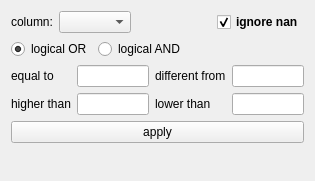
<?xml version="1.0" encoding="UTF-8"?>
<ui version="4.0">
 <class>Form</class>
 <widget class="QWidget" name="Form">
  <property name="geometry">
   <rect>
    <x>0</x>
    <y>0</y>
    <width>315</width>
    <height>181</height>
   </rect>
  </property>
  <property name="windowTitle">
   <string>Form</string>
  </property>
  <layout class="QVBoxLayout" name="verticalLayout">
   <item>
    <layout class="QHBoxLayout" name="horizontalLayout_2">
     <item>
      <widget class="QLabel" name="label">
       <property name="text">
        <string>column:</string>
       </property>
      </widget>
     </item>
     <item>
      <widget class="QComboBox" name="column"/>
     </item>
     <item>
      <spacer name="horizontalSpacer">
       <property name="orientation">
        <enum>Qt::Horizontal</enum>
       </property>
       <property name="sizeHint" stdset="0">
        <size>
         <width>40</width>
         <height>20</height>
        </size>
       </property>
      </spacer>
     </item>
     <item>
      <widget class="QCheckBox" name="ignore_nan">
       <property name="font">
        <font>
         <weight>75</weight>
         <bold>true</bold>
        </font>
       </property>
       <property name="text">
        <string>ignore nan</string>
       </property>
       <property name="checked">
        <bool>true</bool>
       </property>
      </widget>
     </item>
    </layout>
   </item>
   <item>
    <layout class="QHBoxLayout" name="horizontalLayout">
     <item>
      <widget class="QRadioButton" name="or">
       <property name="text">
        <string>logical OR</string>
       </property>
       <property name="checked">
        <bool>true</bool>
       </property>
      </widget>
     </item>
     <item>
      <widget class="QRadioButton" name="and">
       <property name="text">
        <string>logical AND</string>
       </property>
      </widget>
     </item>
     <item>
      <spacer name="horizontalSpacer_2">
       <property name="orientation">
        <enum>Qt::Horizontal</enum>
       </property>
       <property name="sizeHint" stdset="0">
        <size>
         <width>40</width>
         <height>20</height>
        </size>
       </property>
      </spacer>
     </item>
    </layout>
   </item>
   <item>
    <layout class="QGridLayout" name="gridLayout">
     <item row="1" column="1">
      <widget class="QLineEdit" name="higher_than"/>
     </item>
     <item row="1" column="2">
      <widget class="QLabel" name="label_5">
       <property name="text">
        <string>lower than</string>
       </property>
      </widget>
     </item>
     <item row="1" column="0">
      <widget class="QLabel" name="label_4">
       <property name="text">
        <string>higher than</string>
       </property>
      </widget>
     </item>
     <item row="0" column="2">
      <widget class="QLabel" name="label_3">
       <property name="text">
        <string>different from</string>
       </property>
      </widget>
     </item>
     <item row="0" column="1">
      <widget class="QLineEdit" name="equal_to"/>
     </item>
     <item row="0" column="0">
      <widget class="QLabel" name="label_2">
       <property name="text">
        <string>equal to</string>
       </property>
      </widget>
     </item>
     <item row="0" column="3">
      <widget class="QLineEdit" name="different_from"/>
     </item>
     <item row="1" column="3">
      <widget class="QLineEdit" name="lower_than"/>
     </item>
    </layout>
   </item>
   <item>
    <layout class="QVBoxLayout" name="layout">
     <item alignment="Qt::AlignTop">
      <widget class="QPushButton" name="apply">
       <property name="text">
        <string>apply</string>
       </property>
      </widget>
     </item>
     <item>
      <layout class="QHBoxLayout" name="loading"/>
     </item>
    </layout>
   </item>
  </layout>
 </widget>
 <resources/>
 <connections/>
</ui>
